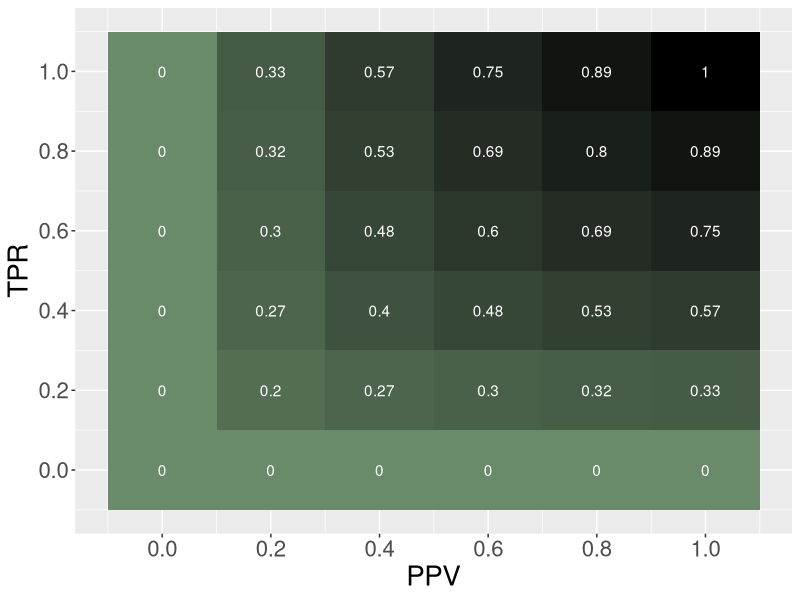

Reproduce this figure in R.
# PREREQ -----------------------------------------------------------------------

library(data.table)
library(ggplot2)

# DATA -------------------------------------------------------------------------

tpr <- ppv <- seq(0L, 1L, by = 0.2)

compute_f_1 <- function(ppv, tpr) {
  f_1 <- 2 * ppv * tpr / (ppv + tpr)
  ifelse(is.na(f_1), 0, f_1)}

scores <- data.table::data.table(expand.grid(tpr, ppv))
data.table::setnames(scores, c("tpr", "ppv"))
scores[, f_1 := compute_f_1(ppv, tpr)]

# PLOT -------------------------------------------------------------------------

p <- ggplot2::ggplot(scores, aes(x = ppv, y = tpr, fill = f_1)) +
  geom_tile() +
  geom_text(aes(label = round(f_1, 2L)), color = "white") +
  scale_fill_gradient(
    low = "darkseagreen4",
    high = "black",
    name = expression(F[1])) +
  scale_x_continuous(breaks = ppv) +
  scale_y_continuous(breaks = tpr) +
  xlab("PPV") +
  ylab("TPR") +
  theme(text = element_text(size = 20), legend.position = "none")

ggsave("../figure/eval_mclass_roc.pdf", p, height = 4L, width = 4L)
